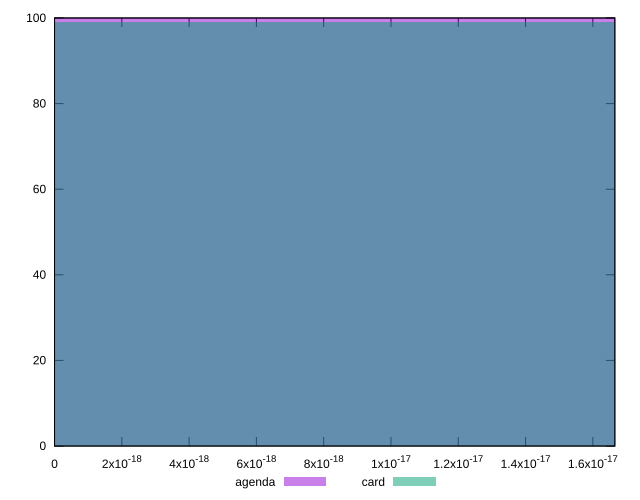

Source code (gnuplot):
reset

$agenda <<EOF
0 100
EOF

$card <<EOF
0 99
EOF

set key outside below
set boxwidth 0.1
set xrange [0:1.6653345369377347e-17]
set yrange [0:100]
set trange [0:100]
set style fill transparent solid 0.5 noborder
set terminal svg size 640, 500 enhanced background rgb 'white'
set output "reports/report_00030_2021-02-24T20-42-31.540Z/meta/score-difference/comparison/histogram/1_vs_2.svg"

plot $agenda title "agenda" with boxes, \
     $card title "card" with boxes

reset
